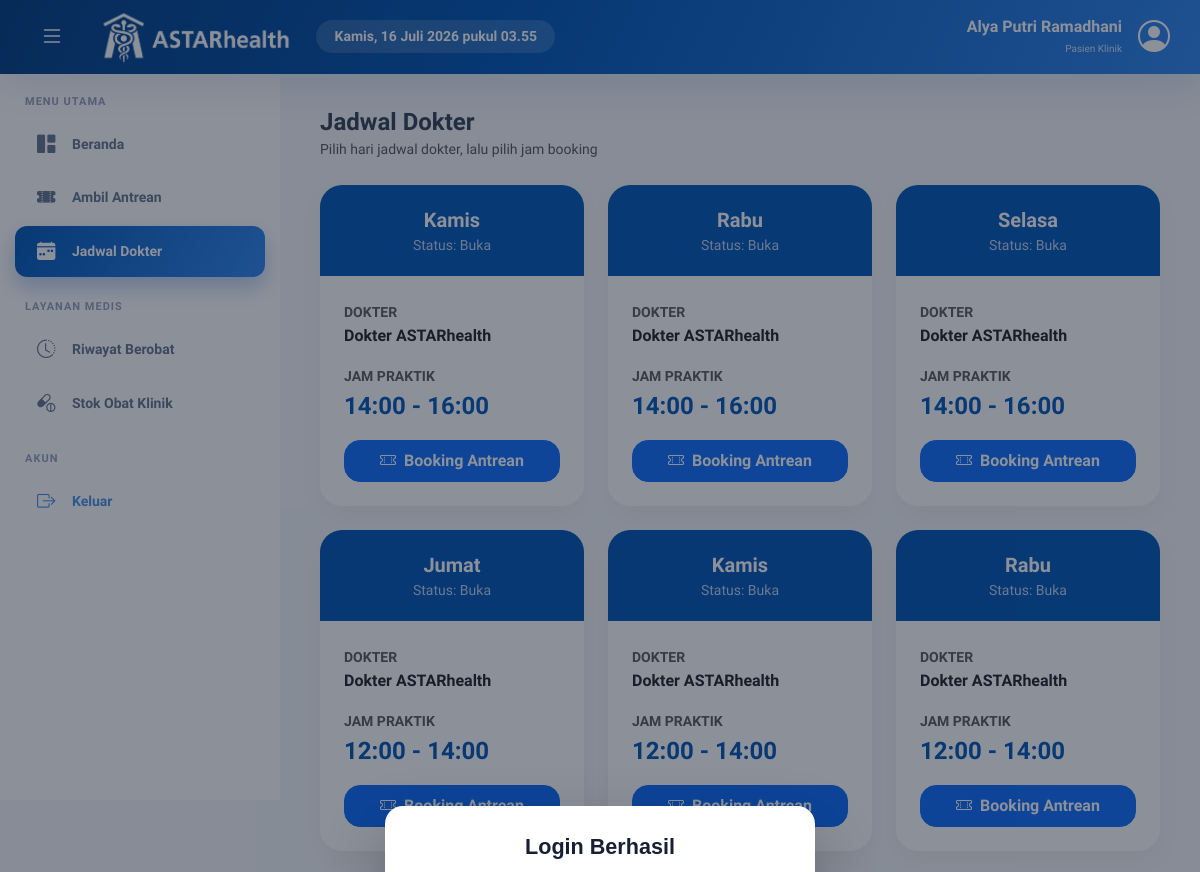
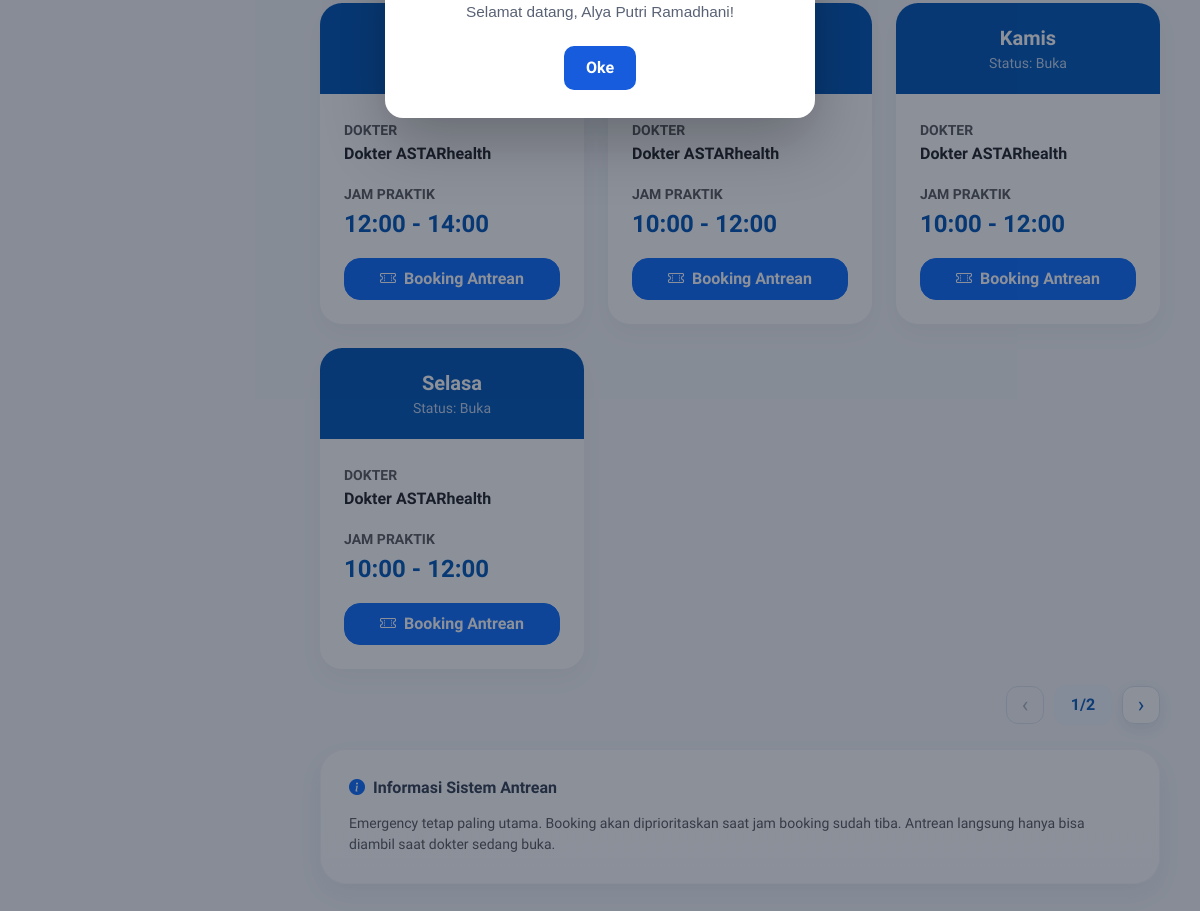
Screenshot of /pasien/index.php?page=jadwal_dokter (signed in) with the database file from the repository (2 pictures, top to bottom).
### tables this page shows
CREATE TABLE `jadwalm` (
  `id_jadwal` varchar(6) NOT NULL,
  `id_staff` varchar(20) DEFAULT NULL,
  `tanggal` enum('Senin','Selasa','Rabu','Kamis','Jumat','Sabtu','Minggu') NOT NULL,
  `jam_mulai` time NOT NULL,
  `jam_selesai` time NOT NULL,
  `status` enum('Buka','Tutup') NOT NULL DEFAULT 'Buka',
  `created_at` datetime(6) NOT NULL DEFAULT current_timestamp(6)
);

### pasien/pages/jadwal_dokter.php (the view, shortened to what this page needs)
       <div class="d-flex justify-content-between align-items-center mb-4">
           <div>
               <h4 class="fw-bold mb-0">Jadwal Dokter</h4>
               <small class="text-muted">Pilih hari jadwal dokter, lalu pilih jam booking</small>
           </div>
       </div>
       <div class="row g-4" data-astar-list-pagination>
           <?php
           $qJadwal = mysqli_query(
               $conn,
               "
               SELECT id_jadwal, id_staff, tanggal, jam_mulai, jam_selesai, status
               FROM jadwalm
               WHERE status = 'Buka'
               ORDER BY created_at DESC, id_jadwal DESC
           ",
           );
           if (!$qJadwal) {
               echo "<div class='col-12'><div class='alert alert-danger rounded-4 border-0 shadow-sm'>Query error: " .
                   e(mysqli_error($conn)) .
                   "</div></div>";
           } else {
               while ($j = mysqli_fetch_assoc($qJadwal)):
                   $modal_booking[] = $j; ?>
                   <div class="col-md-4" data-astar-pagination-item>
                       <div class="card jadwal-card h-100">
                           <div class="jadwal-date">
                               <div class="jadwal-day"><?= e(
                                   $j["tanggal"],
                               ) ?></div>
                               <div class="small opacity-75">Status: Buka</div>
                           </div>
                           <div class="card-body p-4">
                               <div class="mb-3">
                                   <small class="text-muted fw-bold text-uppercase">Dokter</small>
                                   <div class="fw-bold">Dokter ASTARhealth</div>
                               </div>
                               <div class="mb-3">
                                   <small class="text-muted fw-bold text-uppercase">Jam Praktik</small>
                                   <div class="jadwal-time"><?= e(
                                       substr($j["jam_mulai"], 0, 5),
                                   ) ?> - <?= e(
    substr($j["jam_selesai"], 0, 5),
) ?></div>
                               </div>
                               <button class="btn btn-primary w-100 rounded-4 fw-bold py-2" data-bs-toggle="modal" data-bs-target="#mBooking<?= e(
                                   $j["id_jadwal"],
                               ) ?>">
                                   <i class="bi bi-ticket-perforated me-2"></i>Booking Antrean
                               </button>
                           </div>
                       </div>
                   </div>
           <?php
               endwhile;
           }
           ?>
       </div>
       <div class="data-container mt-4">
           <h6 class="fw-bold mb-3"><i class="bi bi-info-circle-fill text-primary me-2"></i>Informasi Sistem Antrean</h6>
           <p class="text-muted small mb-0">
               Emergency tetap paling utama. Booking akan diprioritaskan saat jam booking sudah tiba. Antrean langsung hanya bisa diambil saat dokter sedang buka.
           </p>
       </div>

### rows the page displays
jadwalm: tanggal "Kamis", jam_mulai "14:00", jam_selesai "16:00"
jadwalm: tanggal "Rabu", jam_mulai "14:00", jam_selesai "16:00"
jadwalm: tanggal "Selasa", jam_mulai "14:00", jam_selesai "16:00"
jadwalm: tanggal "Jumat", jam_mulai "12:00", jam_selesai "14:00"
jadwalm: tanggal "Kamis", jam_mulai "12:00", jam_selesai "14:00"
jadwalm: tanggal "Rabu", jam_mulai "12:00", jam_selesai "14:00"
jadwalm: jam_mulai "12:00", jam_selesai "14:00"
jadwalm: jam_mulai "10:00", jam_selesai "12:00"
jadwalm: tanggal "Kamis", jam_mulai "10:00", jam_selesai "12:00"
jadwalm: tanggal "Selasa", jam_mulai "10:00", jam_selesai "12:00"

### other values shown
$pasien_name "Alya Putri Ramadhani"
